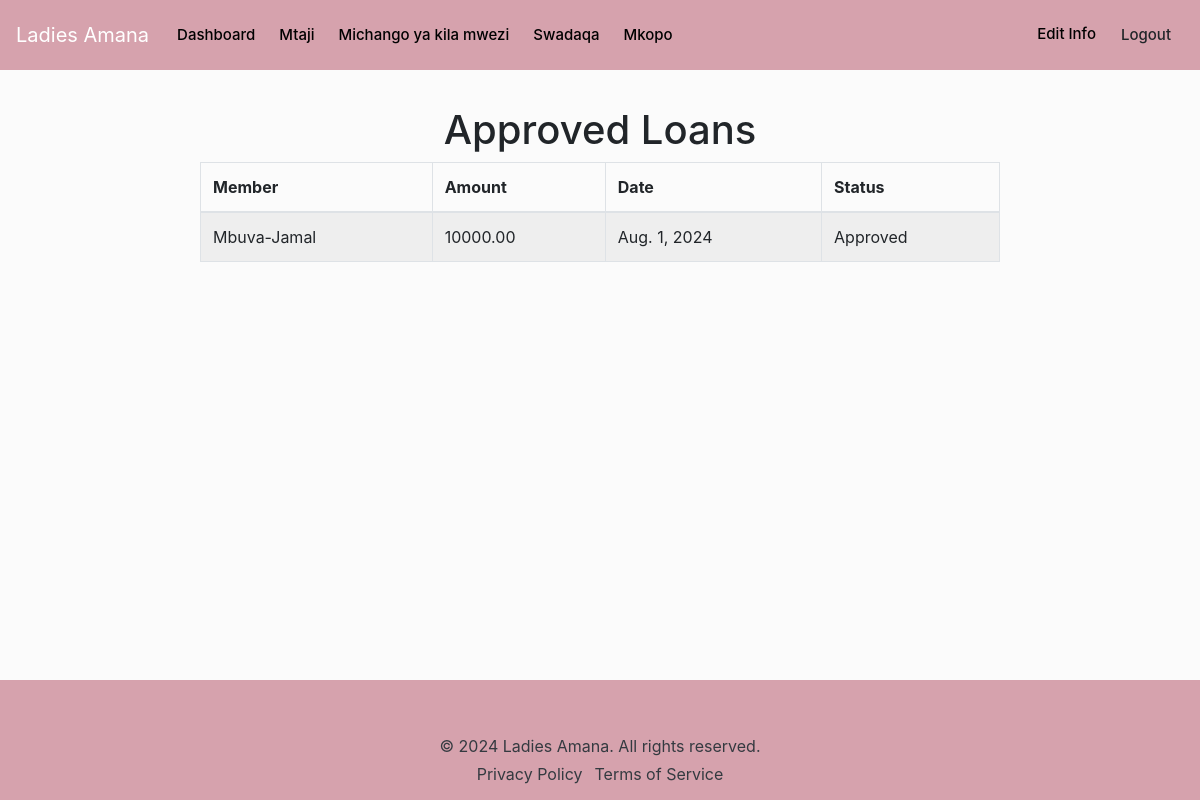
/adminApp/approved-loans/ (signed in), run on the app's committed database.
### mkopoApp/models.py (models this page shows, shortened)
class Loan(models.Model):
    user = models.ForeignKey(User, on_delete=models.CASCADE)
    amount = models.DecimalField(max_digits=10, decimal_places=2)
    date = models.DateField(default=date.today)
    status = models.CharField(max_length=10, choices=[
        ('Pending', 'Pending'),
        ('Approved', 'Approved'),
        ('Rejected', 'Rejected')
    ])

### adminApp/views.py (the view)
# urls.py: path('approved-loans/', views.approved_loans, name='approved_loans'),
@login_required(login_url='/account/login/')
def approved_loans(request):
    approved_loans = Loan.objects.filter(status='Approved')
    return render(request, 'adminApp/approved_loans.html', {'loans': approved_loans, 'show_back_button': False})

### templates/adminApp/approved_loans.html
{% extends 'admin_base.html' %}
{% load static %}
{% block content %}
<div class="container mt-3">
    <h1 class="text-center">Approved Loans</h1>
    <div class="row mt-2">
        <div class="col-md-12">
            <div class="table-responsive full-width-table">
                <table class="table table-striped table-bordered">
                    <thead>
                        <tr>
                            <th>Member</th>
                            <th>Amount</th>
                            <th>Date</th>
                            <th>Status</th>
                        </tr>
                    </thead>
                    <tbody>
                        {% for loan in loans %}
                            <tr>
                                <td>{{ loan.user.username }}</td>
                                <td>{{ loan.amount|floatformat:2 }}</td>
                                <td>{{ loan.date }}</td>
                                <td>{{ loan.status }}</td>
                            </tr>
                        {% empty %}
                            <tr>
                                <td colspan="4" class="text-center">No approved loans found.</td>
                            </tr>
                        {% endfor %}
                    </tbody>
                </table>
            </div>
        </div>
    </div>
</div>
{% endblock %}

### templates/admin_base.html (style rules this page uses)
body { background-color: #fbfbfb; display: flex; min-height: 100vh; flex-direction: column; }
.full-width-table { width: 100%; min-width: 800px; }

### data on the page
Loan: user.username "Mbuva-Jamal", amount "10000.00", date "Aug. 1, 2024", status "Approved"
